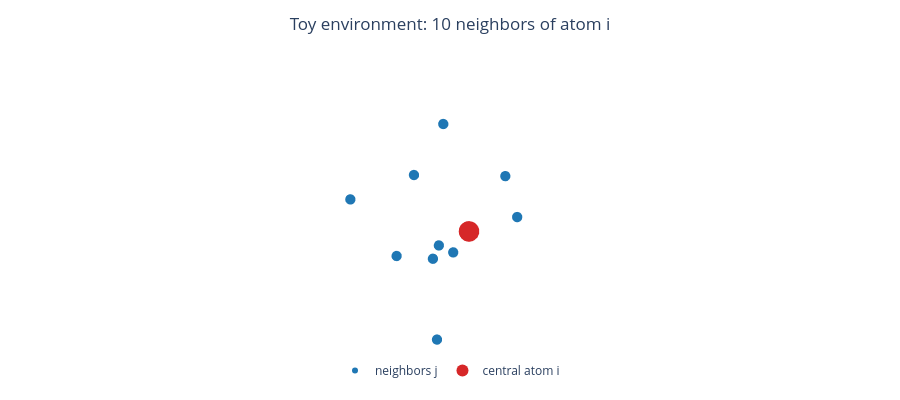

Write notebook code for a chart like this one.
### Code cell
# A toy atomic environment: one central atom (origin) + N_neigh neighbors inside r_c.
N_neigh, r_c, n_max, l_max = 10, 5.0, 4, 3

# Create random neighbor positions in 3D space
directions = torch.randn(N_neigh, 3)

# Normalize the directions to unit vectors
directions = directions / directions.norm(dim=-1, keepdim=True)

# Generate random radii for the neighbors within the cutoff radius
# radii in [1.5, 4.5] < r_c
radii = 1.5 + 3.0 * torch.rand(N_neigh, 1)

# Compute the displacement vectors from the central atom to each neighbor
# Displacement vectors r_ij = r_j - r_i
vecs = radii * directions

# Visualize the toy atomic environment in 3D
fig = scene3d()
draw_point_cloud(vecs, fig=fig, color="C0", label="neighbors j")
draw_point_cloud(torch.zeros(1, 3), fig=fig, color="C3", size=12,
                 label="central atom i")
show3d(fig, title=f"Toy environment: {N_neigh} neighbors of atom i")
print("neighbor distances:", radii.squeeze().sort().values.numpy().round(2))

### Figure 1 — Plotly figure (JSON) as saved in the notebook; plotly's stock layout.template omitted (floating-point values rounded to 4 significant figures)
{"data": [{"hovertemplate": "(%{x:.2f}, %{y:.2f}, %{z:.2f})<extra></extra>", "marker": {"color": "#1f77b4", "line": {"width": 0}, "size": 6, "symbol": "circle"}, "mode": "markers", "name": "neighbors j", "scene": "scene", "showlegend": true, "type": "scatter3d", "x": [-3.678, 0.8789, -1.668, 2.474, 2.458, -1.952, -0.01113, -2.153, 1.891, 2.531], "y": [-0.5942, -0.7773, -2.318, 0.5255, -2.655, -0.1879, -1.434, -3.358, 0.4285, -0.4188], "z": [-1.689, -1.122, -3.467, 3.276, 1.125, 1.139, -1.491, 2.002, -3.313, 0.3246]}, {"hovertemplate": "(%{x:.2f}, %{y:.2f}, %{z:.2f})<extra></extra>", "marker": {"color": "#d62728", "line": {"width": 0}, "size": 12, "symbol": "circle"}, "mode": "markers", "name": "central atom i", "scene": "scene", "showlegend": true, "type": "scatter3d", "x": [0.0], "y": [0.0], "z": [0.0]}], "layout": {"height": 400, "legend": {"orientation": "h", "x": 0.5, "xanchor": "center", "y": 0, "yanchor": "top"}, "margin": {"b": 44, "l": 8, "r": 8, "t": 60}, "scene": {"aspectmode": "data", "domain": {"x": [0, 1], "y": [0, 1]}, "xaxis": {"showbackground": false, "visible": false}, "yaxis": {"showbackground": false, "visible": false}, "zaxis": {"showbackground": false, "visible": false}}, "showlegend": true, "title": {"text": "Toy environment: 10 neighbors of atom i", "x": 0.5, "xanchor": "center"}}}
